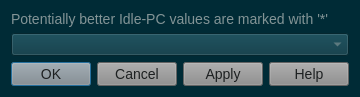
<?xml version="1.0" encoding="UTF-8"?>
<ui version="4.0">
 <class>IdlePCDialog</class>
 <widget class="QDialog" name="IdlePCDialog">
  <property name="geometry">
   <rect>
    <x>0</x>
    <y>0</y>
    <width>376</width>
    <height>112</height>
   </rect>
  </property>
  <property name="windowTitle">
   <string>Idle-PC values</string>
  </property>
  <property name="styleSheet">
   <string notr="true">QWidget{
	background-color: #002b36;
}
QMenuBar::item{
	background-color: #002b36;
}
QDockWidget::title{
	background: #073642;
	padding-left: 5px;
}
QDockWidget, QMenuBar{
    color: #839496;
    font: bold 14px;
}
QTextEdit, QPlainTextEdit, QLineEdit, QSpinBox, QComboBox {
  background-color: #073642;
  font: 13px;
  color: #839496;
}
QTextEdit#uiConsoleTextEdit {
  background-color: #002b36;
  color: #839496;
  font: 13px;
}
QTabWidget {
	font: 14px;
	border-top: 2px;
}
QTabBar::tab {
    background: #073642;
    color: #839496;
    min-width: 8ex;
    padding: 2px;
	border-top-right-radius: 6px;
	border-top-left-radius: 6px;
}
QTabBar::tab:selected {
    background: #8a8a8a;
	color: #1d2021;
}
QGroupBox {
    color: #808080;
    font: 14px;
    padding: 15px;
    border-style: none;
}
QMainWindow::separator {
	background: #073642;
	width: 1px;
	height: 1px;
}
QComboBox {
	selection-background-color: #d75f00;
	selection-color: #1c1c1c;
}

QToolBar{
	background: #073642;
	border: 0px;
}
QPushButton {
	background-color: #8a8a8a;
    color: #1d2021;
	font: 14px;
}
QToolButton {
	background-color: #8a8a8a;
    color: #1d2021;
	font: 14px;
}
QTreeWidget, QListWidget {
	background-color: #002b36;
	color: #839496;
    alternate-background-color: #073642;
	font: 14px;
}
QTreeWidget#uiTreeWidget {
	background-color: #073642;
	color: #839496;
	font: bold 16px;
}
QTreeWidget::item:selected, QTreeWidget::item:hover, QMenu::item:selected,QToolButton::hover,QPushButton::hover,QTabBar::tab:hover {
	background-color: #d75f00;
	color: #1c1c1c;
}
QMenu {
	background-color: #002b36;
    color: #839496;
}
QLabel {
	color: #839496;
	font: 14px;
}
QLabel#uiTitleLabel {
	color: #839496;
	font: bold 16px;
}

QAbstractScrollArea::corner {
    background: #002b36;
}
QScrollBar::handle:horizontal {
    background: #073642;
    min-width: 20px;
}
QScrollBar::handle:vertical {
    background: #073642;
    min-width: 20px;
}
QScrollBar:vertical {
    width: 6px;
}
QScrollBar:horizontal {
    height: 6px;
}
QScrollBar::up-arrow:vertical, QScrollBar::down-arrow:vertical, QScrollBar::down-arrow:horizontal, QScrollBar::up-arrow:horizontal { 
	border: 0px;
    height: 0px; 
    width: 0px; 
}
         
QScrollBar::add-page:horizontal, QScrollBar::sub-page:horizontal, QScrollBar::add-page:vertical, QScrollBar::sub-page:vertical {
  background: none
}
QStatusBar {
	background-color: #073642;
	color: #839496;
}

QRadioButton, QCheckBox {
  color: #839496;
}
QRadioButton::disabled, QCheckBox::disabled {
  color: gray;
}


</string>
  </property>
  <property name="modal">
   <bool>true</bool>
  </property>
  <layout class="QGridLayout" name="gridLayout">
   <property name="sizeConstraint">
    <enum>QLayout::SetFixedSize</enum>
   </property>
   <item row="0" column="0">
    <widget class="QLabel" name="uiLabel">
     <property name="text">
      <string>Potentially better Idle-PC values are marked with '*'</string>
     </property>
    </widget>
   </item>
   <item row="1" column="0">
    <widget class="QComboBox" name="uiComboBox"/>
   </item>
   <item row="2" column="0">
    <widget class="QDialogButtonBox" name="uiButtonBox">
     <property name="orientation">
      <enum>Qt::Horizontal</enum>
     </property>
     <property name="standardButtons">
      <set>QDialogButtonBox::Apply|QDialogButtonBox::Cancel|QDialogButtonBox::Help|QDialogButtonBox::Ok</set>
     </property>
    </widget>
   </item>
  </layout>
 </widget>
 <resources/>
 <connections>
  <connection>
   <sender>uiButtonBox</sender>
   <signal>accepted()</signal>
   <receiver>IdlePCDialog</receiver>
   <slot>accept()</slot>
   <hints>
    <hint type="sourcelabel">
     <x>248</x>
     <y>254</y>
    </hint>
    <hint type="destinationlabel">
     <x>157</x>
     <y>274</y>
    </hint>
   </hints>
  </connection>
  <connection>
   <sender>uiButtonBox</sender>
   <signal>rejected()</signal>
   <receiver>IdlePCDialog</receiver>
   <slot>reject()</slot>
   <hints>
    <hint type="sourcelabel">
     <x>316</x>
     <y>260</y>
    </hint>
    <hint type="destinationlabel">
     <x>286</x>
     <y>274</y>
    </hint>
   </hints>
  </connection>
 </connections>
</ui>
